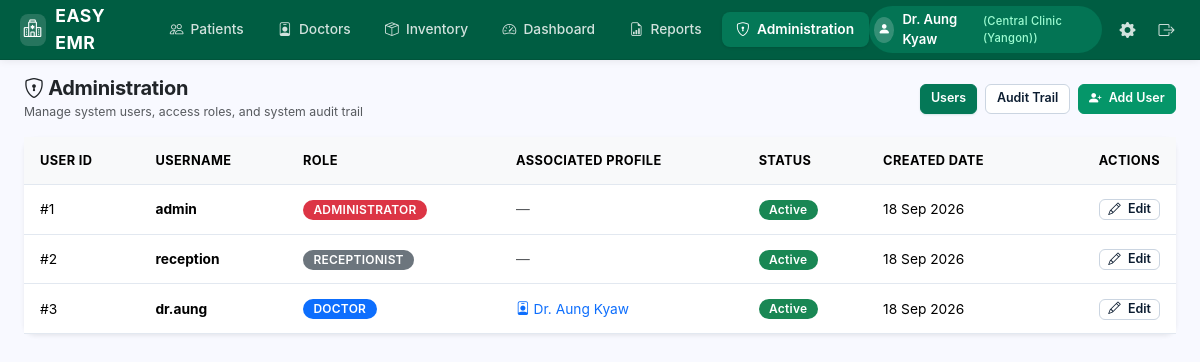
Page /administration/users (signed in) on the committed database.
### app/models.py (models this page shows, shortened)
class Account(db.Model):
    __tablename__ = 'accounts'
    id = db.Column(db.Integer, primary_key=True)
    phone_number = db.Column(db.String(32), unique=True, nullable=False, index=True)
    clinic_name = db.Column(db.String(128), nullable=False, default='Central Clinic')
    doctor_name = db.Column(db.String(128), nullable=False, default='Dr. Aung Kyaw')
    password_hash = db.Column(db.String(255), nullable=False)
    is_active = db.Column(db.Boolean, default=True, nullable=False)
    created_at = db.Column(db.DateTime, default=datetime.utcnow, nullable=False)
    updated_at = db.Column(db.DateTime, default=datetime.utcnow, onupdate=datetime.utcnow, nullable=False)
    def is_administrator(self):
        return True

class User(db.Model):
    __tablename__ = 'users'
    id = db.Column(db.Integer, primary_key=True)
    username = db.Column(db.String(64), unique=True, nullable=False, index=True)
    password_hash = db.Column(db.String(255), nullable=False)
    role = db.Column(db.String(32), nullable=False, default='RECEPTIONIST')  # ADMINISTRATOR, DOCTOR, RECEPTIONIST
    is_active = db.Column(db.Boolean, default=True, nullable=False)
    created_at = db.Column(db.DateTime, default=datetime.utcnow, nullable=False)
    updated_at = db.Column(db.DateTime, default=datetime.utcnow, onupdate=datetime.utcnow, nullable=False)
    doctor_profile = db.relationship('Doctor', backref='user', uselist=False, cascade='all, delete-orphan')

class Doctor(db.Model):
    __tablename__ = 'doctors'
    id = db.Column(db.Integer, primary_key=True)
    user_id = db.Column(db.Integer, db.ForeignKey('users.id', ondelete='SET NULL'), nullable=True, unique=True)
    name = db.Column(db.String(128), nullable=False, index=True)
    title = db.Column(db.String(64), nullable=True)  # e.g., Dr., Consultant Physician
    specialty = db.Column(db.String(128), nullable=True)
    phone = db.Column(db.String(64), nullable=True)
    email = db.Column(db.String(128), nullable=True)
    is_active = db.Column(db.Boolean, default=True, nullable=False)
    created_at = db.Column(db.DateTime, default=datetime.utcnow, nullable=False)
    updated_at = db.Column(db.DateTime, default=datetime.utcnow, onupdate=datetime.utcnow, nullable=False)
    encounters = db.relationship('Encounter', backref='doctor', lazy='dynamic')
    appointments = db.relationship('Appointment', backref='doctor', lazy='dynamic')
    @property
    def display_name(self):
        if self.title:
            return f"{self.title} {self.name}"
        return self.name

### app/routes.py (the view)
@administration_bp.route('/administration')
@administration_bp.route('/administration/users')
@admin_required
def users_list():
    users = User.query.order_by(User.id.asc()).all()
    return render_template(
        'administration/users.html',
        users=users,
        active_tab='administration',
        admin_sub='users'
    )

### app/extensions.py (called while the page is built)
def init_csrf(app):
    @app.before_request
    def check_csrf():
        if not current_app.config.get('WTF_CSRF_ENABLED', True):
            return
        if request.method in ('POST', 'PUT', 'PATCH', 'DELETE'):
            token = request.form.get('csrf_token') or request.headers.get('X-CSRFToken')
            expected = session.get('_csrf_token')
            if not expected or not token or not secrets.compare_digest(token, expected):
                abort(400, description="Invalid or missing CSRF token.")
    @app.context_processor
    def inject_csrf():
        return dict(csrf_token=generate_csrf_token)

### app/helpers.py (called while the page is built)
def role_required(allowed_roles=None):
    def decorator(f):
        @wraps(f)
        def decorated_function(*args, **kwargs):
            if '_account_id' not in session and '_user_id' not in session:
                return redirect(url_for('auth.login', next=request.url))
            return f(*args, **kwargs)
        return decorated_function
    return decorator

def get_current_user():
    from flask import g, session
    sess_key = (session.get('_account_id'), session.get('_user_id'))
    if not any(sess_key):
        return None
    if getattr(g, '_current_user_sess_key', None) == sess_key and getattr(g, 'current_user', None) is not None:
        return g.current_user
    user = None
    if '_account_id' in session:
        from app.models import Account
        user = db.session.get(Account, session['_account_id'])
    elif '_user_id' in session:
        from app.models import User
        user = db.session.get(User, session['_user_id'])
    g._current_user_sess_key = sess_key
    g.current_user = user
    return user

### app/templates/administration/users.html (shortened to what this page needs)
{% extends "base.html" %}
{% block content %}
<div class="d-flex justify-content-between align-items-center mb-3">
    <div>
        <h5 class="fw-bold mb-0 text-dark"><i class="bi bi-shield-lock"></i> Administration</h5>
        <small class="text-muted">Manage system users, access roles, and system audit trail</small>
    </div>
    <div class="d-flex gap-2">
        <a href="{{ url_for('administration.users_list') }}" class="btn btn-primary btn-sm">Users</a>
        <a href="{{ url_for('administration.audit_logs') }}" class="btn btn-outline-secondary btn-sm">Audit Trail</a>
        <a href="{{ url_for('administration.new_user') }}" class="btn btn-success btn-sm">
            <i class="bi bi-person-plus-fill"></i> Add User
        </a>
    </div>
</div>
<div class="card border-0 shadow-sm">
    <div class="table-responsive">
        <table class="table table-hover align-middle mb-0 small">
            <thead class="table-light">
                <tr>
                    <th>User ID</th>
                    <th>Username</th>
                    <th>Role</th>
                    <th>Associated Profile</th>
                    <th>Status</th>
                    <th>Created Date</th>
                    <th class="text-end">Actions</th>
                </tr>
            </thead>
            <tbody>
                {% for u in users %}
                <tr>
                    <td>#{{ u.id }}</td>
                    <td class="fw-bold">{{ u.username }}</td>
                    <td>
                        <span class="badge {% if u.role == 'ADMINISTRATOR' %}bg-danger{% elif u.role == 'DOCTOR' %}bg-primary{% else %}bg-secondary{% endif %}">
                            {{ u.role }}
                        </span>
                    </td>
                    <td>
                        {% if u.doctor_profile %}
                            <span class="text-primary"><i class="bi bi-person-badge"></i> {{ u.doctor_profile.display_name }}</span>
                        {% else %}
                            <span class="text-muted">—</span>
                        {% endif %}
                    </td>
                    <td>
                        <span class="badge {% if u.is_active %}bg-success{% else %}bg-danger{% endif %}">
                            {{ 'Active' if u.is_active else 'Inactive' }}
                        </span>
                    </td>
                    <td>{{ u.created_at.strftime('%d %b %Y') }}</td>
                    <td class="text-end">
                        <a href="{{ url_for('administration.edit_user', user_id=u.id) }}" class="btn btn-outline-secondary btn-sm py-0 px-2">
                            <i class="bi bi-pencil"></i> Edit
                        </a>
                    </td>
                </tr>
                {% endfor %}
            </tbody>
        </table>
    </div>
</div>
{% endblock %}

### app/templates/base.html (shortened to what this page needs)
<!DOCTYPE html>
<html lang="en">
<head>
    <link rel="stylesheet" href="https://cdn.jsdelivr.net/npm/bootstrap@5.3.3/dist/css/bootstrap.min.css">
    <link rel="stylesheet" href="https://cdn.jsdelivr.net/npm/bootstrap-icons@1.11.3/font/bootstrap-icons.min.css">
    <link rel="stylesheet" href="{{ url_for('static', filename='css/custom.css') }}?v=3.0">
</head>
<body>
    {% if current_user %}
    <nav class="clinic-navbar">
        <a href="{{ url_for('patients.patients_list') }}" class="clinic-brand">
            <span class="clinic-brand-icon"><i class="bi bi-hospital"></i></span>
            <span>EASY EMR</span>
        </a>
        <ul class="clinic-nav-tabs">
            <li>
                <a href="{{ url_for('patients.patients_list') }}" class="clinic-nav-link {% if active_tab == 'patients' %}active{% endif %}">
                    <i class="bi bi-people"></i> Patients
                </a>
            </li>
            <li>
                <a href="{{ url_for('doctors.doctors_list') }}" class="clinic-nav-link {% if active_tab == 'doctors' %}active{% endif %}">
                    <i class="bi bi-person-badge"></i> Doctors
                </a>
            </li>
            <li>
                <a href="{{ url_for('inventory.inventory_list') }}" class="clinic-nav-link {% if active_tab == 'inventory' %}active{% endif %}">
                    <i class="bi bi-box-seam"></i> Inventory
                </a>
            </li>
            <li>
                <a href="{{ url_for('dashboard.index') }}" class="clinic-nav-link {% if active_tab == 'dashboard' %}active{% endif %}">
                    <i class="bi bi-speedometer2"></i> Dashboard
                </a>
            </li>
            <li>
                <a href="{{ url_for('reports.index') }}" class="clinic-nav-link {% if active_tab == 'reports' %}active{% endif %}">
                    <i class="bi bi-file-earmark-bar-graph"></i> Reports
                </a>
            </li>
            {% if current_user.is_administrator() %}
            <li>
                <a href="{{ url_for('administration.users_list') }}" class="clinic-nav-link {% if active_tab == 'administration' %}active{% endif %}">
                    <i class="bi bi-shield-lock"></i> Administration
                </a>
            </li>
            {% endif %}
        </ul>
        <div class="clinic-nav-right">
            <div class="user-profile-pill">
                <span class="user-avatar-circle"><i class="bi bi-person-fill"></i></span>
                <span>{{ current_user.doctor_name if current_user.doctor_name else current_user.username }}</span>
                <span class="user-role-badge">({{ current_user.clinic_name if current_user.clinic_name else (current_user.phone_number or current_user.role) }})</span>
            </div>
            {% if current_user.is_administrator() %}
            <a href="{{ url_for('settings.index') }}" class="settings-gear-btn {% if active_tab == 'settings' %}active{% endif %}" title="Global Settings">
                <i class="bi bi-gear-fill"></i>
            </a>
            {% endif %}
            <a href="{{ url_for('auth.logout') }}" class="logout-btn" title="Logout" data-turbo="false" data-no-instant>
                <i class="bi bi-box-arrow-right"></i>
            </a>
        </div>
    </nav>
    {% endif %}
    <main class="container-fluid py-3 px-4">
        {% block content %}{% endblock %}
    </main>
</body>
</html>

### rows in the picture
Account: doctor_name "Dr. Aung Kyaw", clinic_name "Central Clinic (Yangon)"
User: id "1", username "admin", role "ADMINISTRATOR", is_active "Active", created_at "18 Sep 2026"
User: id "2", username "reception", role "RECEPTIONIST", is_active "Active", created_at "18 Sep 2026"
User: id "3", username "dr.aung", role "DOCTOR", doctor_profile.display_name "Dr. Aung Kyaw", is_active "Active", created_at "18 Sep 2026"
